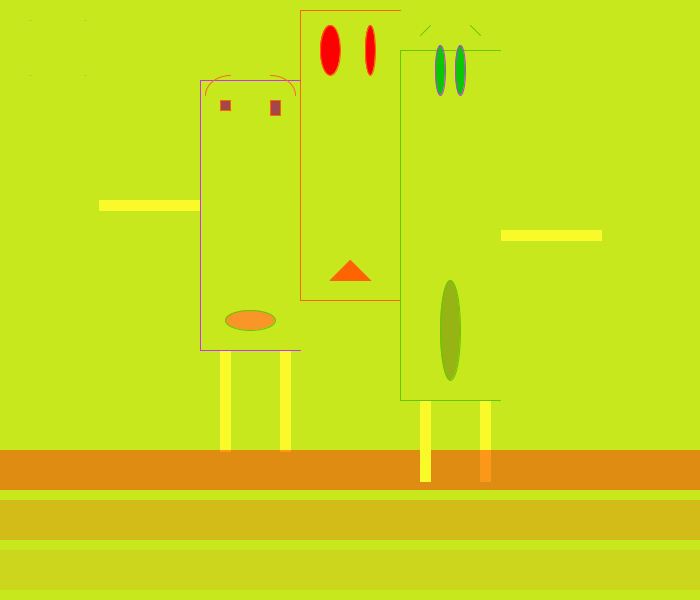
Frame 1 (no input)
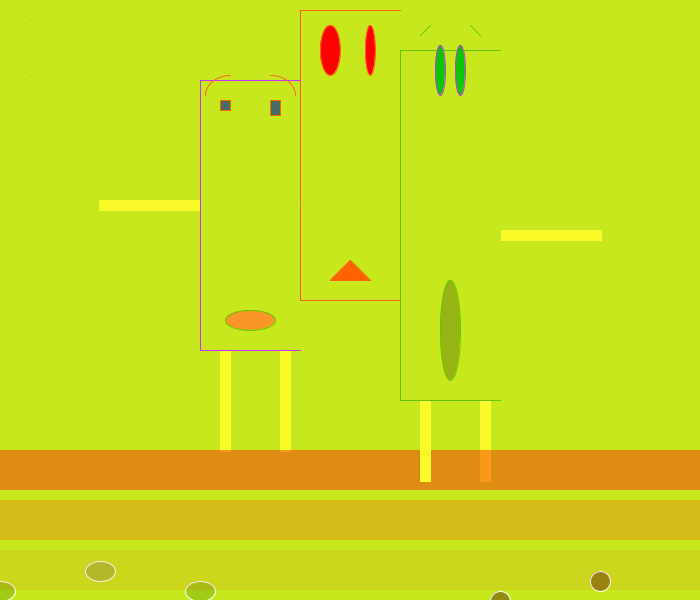
Frame 60 (the mouse pressed at the canvas centre just before this capture)
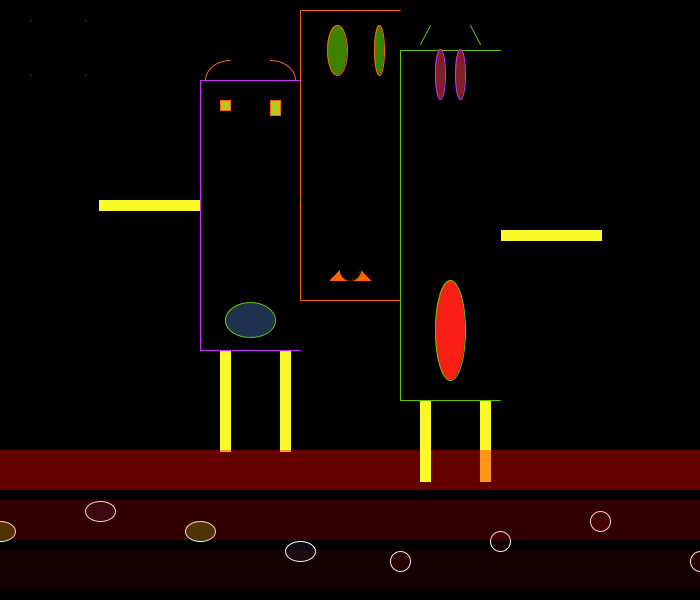
Frame 120 (the mouse held since frame 60 and released just before this capture)

The Processing sketch that drew these frames (run headless with seeded random() and noise(); from frame 60 on, the mouse is pressed at the canvas centre):

// Processing sketch: processing_393
// ── processing_393.pde

//declare variables
int eye1= 330;
int eye2= 370;
int mouth=70;
int mouth2=20;
int arc2=95;
int mouth3=20;
int line1=35;

int y = 80;       // Vertical location of each line
int x = 50;       // Initial horizontal location for first line
int spacing = 10; // How far apart is each line
int len = 20;     // Length of each line
int totalSquares = 256; // var for how many squares you want on the screen, !! must be a square itself
int rectAlphaArray[][]; // create nested array that holds the rects alpha value
int colorArray[][]; // create nested array that holds the red color value


float eyeR;
float eyeG;
float eyeB;
float ballX;
float ballY;


float alphaChangeRate = 5; // rate of change for the alpha of the rects: i.e. higher # is faster


void setup() {
  size(700,600);
  frameRate(30);
  ballX = 400;      // ball always starts in the middle
  ballY = height + 100; 
  smooth();
  // creates a two dimensional array and stores the alpha value for each square
  rectAlphaArray = new int[floor(sqrt(totalSquares))][floor(sqrt(totalSquares))];
  for(int i=0; i < sqrt(totalSquares); i++){
    for(int j=0; j < sqrt(totalSquares); j++){
      rectAlphaArray[i][j] = 0;
      //println("rectpoint 1 of x="+i+", y="+j+" = ("+(i * (width/(sqrt(totalSquares))))+", "+(j * (height/(sqrt(totalSquares))))+")");
    }
  }
  colorArray = new int[floor(sqrt(totalSquares))][floor(sqrt(totalSquares))];
  for(int i=0; i < sqrt(totalSquares); i++){
    for(int j=0; j < sqrt(totalSquares); j++){
      colorArray[i][j] = int(random(100)+155);
    }
  }
}
// ball starts below the screen


void draw(){
  if(mouseX<width/2){
    background(200,232,30);
  }
  else{
    background (0);
  }

  dianaDraw();

  if(ballY< -20){
    ballY= height+20;
  }

  makeCircles(ballY);
  // ball moves up
  ballY = ballY - 1;

  // 75% opacity.
  noStroke();
  fill(255,0,0,100);
  rect(0,450,700,40);

  // 55% opacity.
  noStroke();
  fill(255,0,0,50);
  rect(0,500,700,40);

  // 25% opacity.
  noStroke();
  fill(255,0,0,20);
  rect(0,550,700,40);

  stroke(250,250,50);
  fill(250,250,40);
  rect(420,401,10,80);

  stroke(0);
  fill(0);
  ellipse(mouseX,mouseY-30,20,20);

  mattDraw();

}

// this creates the people and their reactions
void dianaDraw(){
  ellipseMode(CENTER);
  // shape 1
  stroke(255,100,0);
  line(300,10,400,10);
  line(300,10,300,300);
  line(300,300,400,300);
  // eyes

  if (mousePressed == true) {
    fill(60,130,0);
    ellipse(eye1+7,50,20,50);
    ellipse(eye2+9,50,10,50);
  } 
  else {
    fill(255,0,0);
    ellipse(eye1,50,20,50);
    ellipse(eye2,50,10,50);
  }

  stroke(255,0,0);
  fill(255,0,0);
  // shaope 2
  stroke(100,200,0);
  line(400,400,400,50);
  line(400,50,500,50);
  line(400,400,500,400);
  // eyes
  if (mousePressed == true) {
    fill(30,50,80);
    ellipse(250,320,50,mouth2+15);
  } 
  else {
    fill(250,150,40);
    ellipse(250,320,50,mouth2);
  }


  // third mouth
  if (mousePressed== true){
    fill(250,30,20);
    ellipse(450,330,mouth3+10,100);
    stroke(250,200,50);
  } 
  else {
    fill(150,180,20);
    ellipse(450,330,mouth3,100);
    stroke(150,200,50);
  }
  // shape 3
  stroke(200,50,250);
  line(300,80,200,80);
  line(200,80,200,350);
  line(200,350,300,350);
  // third eyes

  if (mousePressed == true) {
    fill(130,30,40);
    ellipse(440,mouth+4,10,50);
    ellipse(460,mouth+4,10,50);
  } 
  else {
    fill(10,200,0);
    ellipse(440,mouth,10,50);
    ellipse(460,mouth,10,50);
  }
  stroke(100,200,0);
  if (mousePressed == true){
    line(420,line1+9,430,25);
    line(480,line1+9,470,25);
  }
  else{
    line(420,line1,430,25);
    line(480,line1,470,25);
  }
  point(300, 200);
  stroke(255,100,0);
  fill(255,100,0);
  triangle(330, 280, 350, 260, 370, 280);

  eyeR = random(255);
  eyeG = random(255);
  eyeB = random(255);
  fill(eyeR,eyeG,eyeB);
  rect(220, 100, 10, 10);
  rect(270,100,10,15);
  stroke(250,100,100);

  point(30, 20);
  point(85, 20);
  point(85, 75);
  point(30, 75);
  stroke(250,250,50);
  fill(250,250,40);
  rect(99,200,100,10);
  stroke(250,250,50);
  fill(250,250,40);
  rect(220,351,10,100);
  rect(280,351,10,100);
  stroke(250,250,50);
  fill(250,250,40);
  rect(501,230,100,10);
  stroke(250,250,50);
  fill(250,250,40);
  rect(420,401,10,80);
  rect(480,401,10,80);
  noFill();
  stroke(250,100,50);
  if (mousePressed == true) {
    arc(230, arc2-15, 50, 40, PI, TWO_PI-PI/2);
    arc(270, arc2-15, 50, 40, TWO_PI-PI/2, TWO_PI);
  } 
  else {
    arc(230, arc2, 50, 40, PI, TWO_PI-PI/2);
    arc(270, arc2, 50, 40, TWO_PI-PI/2, TWO_PI);
  }
}


// this makes the "bubbles" that rise to the top of the screen
void makeCircles(float ballY){
  stroke(255);
  fill(55,60,100,50);
  ellipse(ballX-100,ballY-30,30,20); 
  // ball moves up

  stroke(255);
  fill(55,0,0,100);
  ellipse(ballX,ballY-20,20,20); 
  // ball moves up

  stroke(255);
  fill(100,160,10,100);
  ellipse(ballX-200,ballY-50,30,20); 
  // ball moves up

  stroke(255);
  fill(55,0,0,100);
  ellipse(ballX+200,ballY-60,20,20); 
  // ball moves up

  stroke(255);
  fill(55,60,100,50);
  ellipse(ballX-300,ballY-70,30,20); 
  // ball moves up

  stroke(255);
  fill(55,0,0,100);
  ellipse(ballX+300,ballY-20,20,20); 
  // ball moves up

  stroke(255);
  fill(100,160,10,100);
  ellipse(ballX-400,ballY-50,30,20); 
  // ball moves up

  stroke(255);
  fill(55,0,0,100);
  ellipse(ballX+400,ballY-40,20,20);

  stroke(255);
  fill(55,0,0,100);
  ellipse(ballX+100,ballY-40,20,20); 
}

void mattDraw(){
  noStroke();

  for(int x = 0; x < sqrt(totalSquares); x++){
    for(int y = 0; y < sqrt(totalSquares); y++){

      if((mouseX > (x * (width/(sqrt(totalSquares))))) && (mouseX < ((x * (width/(sqrt(totalSquares)))) + (width/(sqrt(totalSquares))))) && (mouseY > (y * (height/(sqrt(totalSquares))))) && (mouseY < ((y * (height/(sqrt(totalSquares)))) + (height/(sqrt(totalSquares)))))){
        rectAlphaArray[x][y] = 255;

      }
      else{
        if (rectAlphaArray[x][y] > 0) {
          rectAlphaArray[x][y] -= alphaChangeRate; 
        }
        fill(colorArray[x][y],91,131, rectAlphaArray[x][y]);
        ellipseMode(CORNER);
        ellipse(floor((x * (width/(sqrt(totalSquares))))), floor((y * (height/(sqrt(totalSquares))))), floor((width/(sqrt(totalSquares)))), floor((height/(sqrt(totalSquares)))));
      } 
    }
  }
}
